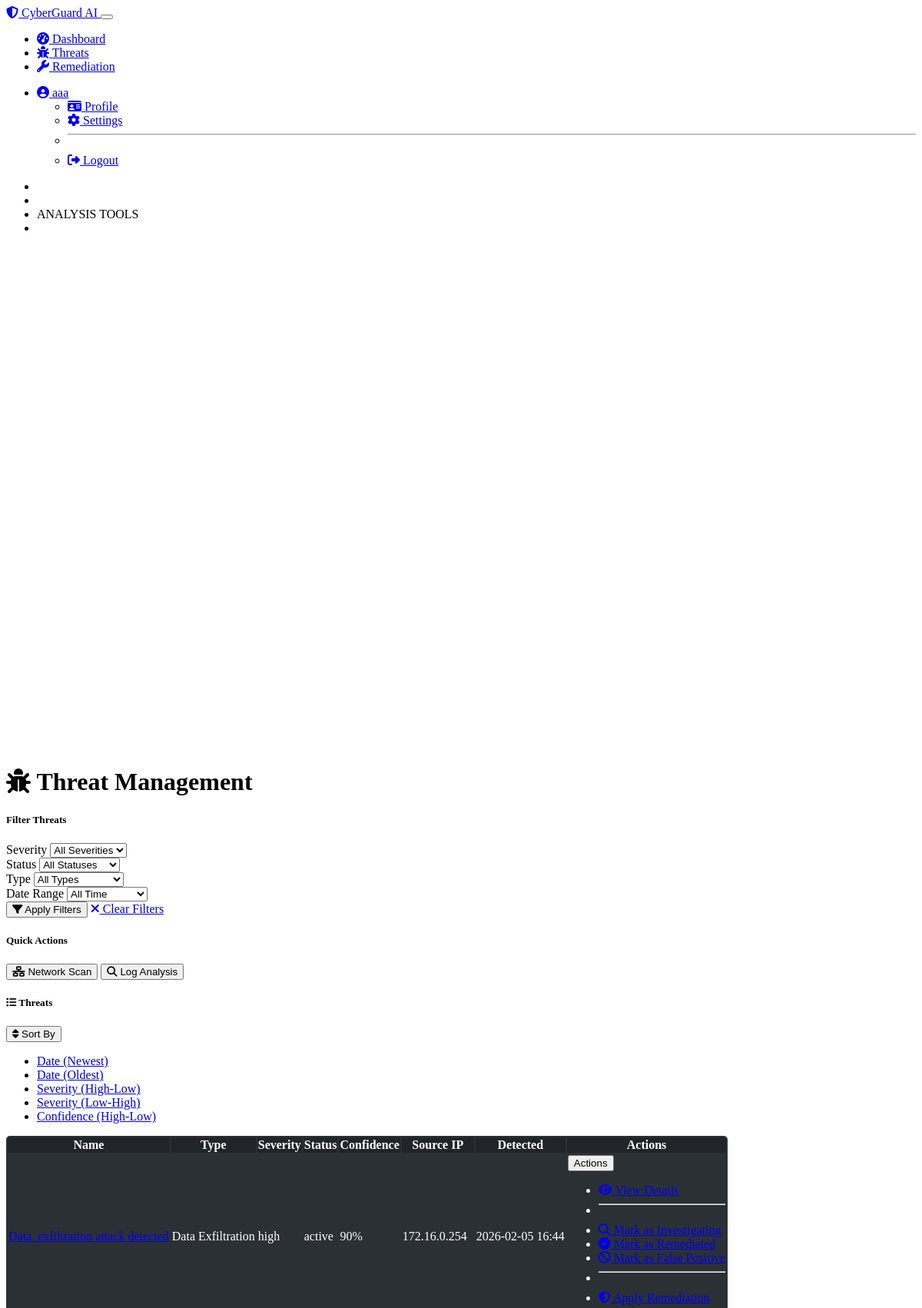
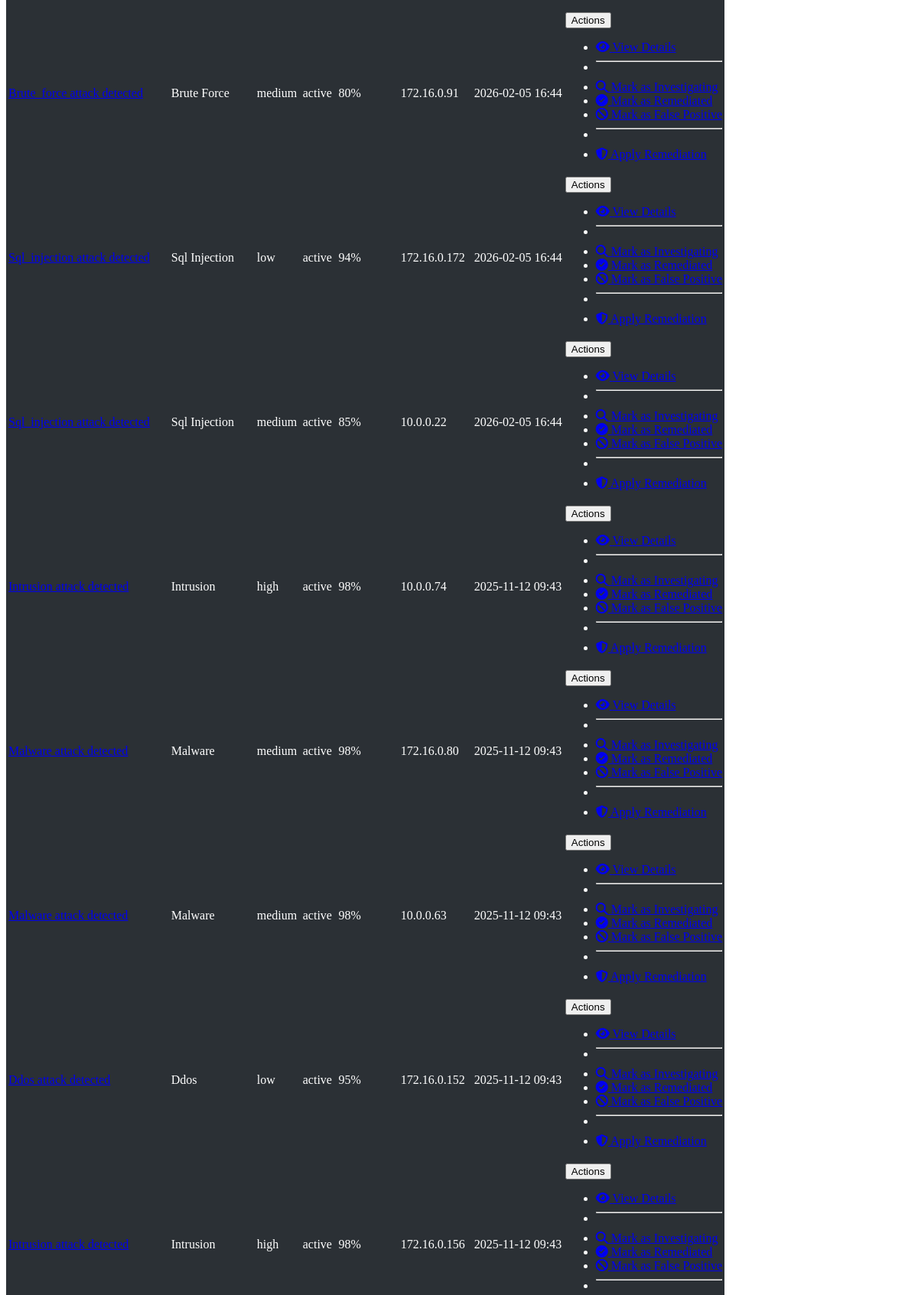
/threats?page=2 (signed in, upper part), run on the app's committed database (2 pictures, top to bottom).
### models.py (models this page shows, shortened)
class User(UserMixin, db.Model):
    id = db.Column(db.Integer, primary_key=True)
    username = db.Column(db.String(64), unique=True, nullable=False)
    email = db.Column(db.String(120), unique=True, nullable=False)
    password_hash = db.Column(db.String(256), nullable=False)
    first_name = db.Column(db.String(64))
    last_name = db.Column(db.String(64))
    role = db.Column(db.String(20), default='analyst')
    date_registered = db.Column(db.DateTime, default=datetime.utcnow)
    last_login = db.Column(db.DateTime)
    is_active = db.Column(db.Boolean, default=True)
    alerts = db.relationship('Alert', backref='user', lazy='dynamic')
    logs = db.relationship('Log', backref='user', lazy='dynamic')
    remediations = db.relationship('RemediationAction', backref='performed_by', lazy='dynamic')

class Threat(db.Model):
    id = db.Column(db.Integer, primary_key=True)
    name = db.Column(db.String(100), nullable=False)
    description = db.Column(db.Text)
    threat_type = db.Column(db.String(50), nullable=False)
    severity = db.Column(db.String(20), nullable=False)
    confidence = db.Column(db.Float, default=0.0)
    status = db.Column(db.String(20), default='active')
    source_ip = db.Column(db.String(50))
    destination_ip = db.Column(db.String(50))
    port = db.Column(db.Integer)
    protocol = db.Column(db.String(20))
    date_detected = db.Column(db.DateTime, default=datetime.utcnow)
    date_updated = db.Column(db.DateTime, default=datetime.utcnow, onupdate=datetime.utcnow)
    attack_vector = db.Column(db.String(100))
    indicators = db.Column(db.Text)  # JSON serialized indicators
    alerts = db.relationship('Alert', backref='threat', lazy='dynamic')
    remediation_actions = db.relationship('RemediationAction', backref='threat', lazy='dynamic')

### app.py (the view)
@app.route('/threats')
def threats():
    if not current_user.is_authenticated:
        return redirect(url_for('auth.login'))
    page = request.args.get('page', 1, type=int)
    threats = models.Threat.query.order_by(models.Threat.date_detected.desc())\
        .paginate(page=page, per_page=10)
    return render_template('threats.html', threats=threats, title='Threat Management')

### templates/threats.html (shortened to what this page needs)
{% extends "layout.html" %}
{% block content %}
<h1 class="mb-4"><i class="fas fa-bug"></i> Threat Management</h1>
<div class="row mb-4">
    <div class="col-md-8">
        <div class="card bg-dark">
            <div class="card-body">
                <h5 class="card-title mb-3">Filter Threats</h5>
                <form method="GET" class="row g-3">
                    <div class="col-md-3">
                        <label for="severityFilter" class="form-label">Severity</label>
                        <select class="form-select" id="severityFilter" name="severity">
                            <option value="">All Severities</option>
                        </select>
                    </div>
                    <div class="col-md-3">
                        <label for="statusFilter" class="form-label">Status</label>
                        <select class="form-select" id="statusFilter" name="status">
                            <option value="">All Statuses</option>
                        </select>
                    </div>
                    <div class="col-md-3">
                        <label for="typeFilter" class="form-label">Type</label>
                        <select class="form-select" id="typeFilter" name="type">
                            <option value="">All Types</option>
                        </select>
                    </div>
                    <div class="col-md-3">
                        <label for="dateFilter" class="form-label">Date Range</label>
                        <select class="form-select" id="dateFilter" name="date_range">
                            <option value="">All Time</option>
                        </select>
                    </div>
                    <div class="col-12">
                        <button type="submit" class="btn btn-primary">
                            <i class="fas fa-filter"></i> Apply Filters
                        </button>
                        <a href="{{ url_for('threats') }}" class="btn btn-outline-secondary">
                            <i class="fas fa-times"></i> Clear Filters
                        </a>
                    </div>
                </form>
            </div>
        </div>
    </div>
    <div class="col-md-4">
        <div class="card bg-dark h-100">
            <div class="card-body">
                <h5 class="card-title mb-3">Quick Actions</h5>
                <div class="d-grid gap-2">
                    <button class="btn btn-primary" data-bs-toggle="modal" data-bs-target="#networkScanModal">
                        <i class="fas fa-network-wired"></i> Network Scan
                    </button>
                    <button class="btn btn-outline-primary" data-bs-toggle="modal" data-bs-target="#logAnalysisModal">
                        <i class="fas fa-search"></i> Log Analysis
                    </button>
                </div>
            </div>
        </div>
    </div>
</div>
<div class="card bg-dark mb-4">
    <div class="card-header d-flex justify-content-between align-items-center">
        <h5 class="card-title mb-0"><i class="fas fa-list"></i> Threats</h5>
        <div class="btn-group">
            <button type="button" class="btn btn-sm btn-outline-secondary dropdown-toggle" data-bs-toggle="dropdown" aria-expanded="false">
                <i class="fas fa-sort"></i> Sort By
            </button>
            <ul class="dropdown-menu dropdown-menu-end">
                <li><a class="dropdown-item" href="{{ url_for('threats', sort='date', order='desc') }}">Date (Newest)</a></li>
                <li><a class="dropdown-item" href="{{ url_for('threats', sort='date', order='asc') }}">Date (Oldest)</a></li>
                <li><a class="dropdown-item" href="{{ url_for('threats', sort='severity', order='desc') }}">Severity (High-Low)</a></li>
                <li><a class="dropdown-item" href="{{ url_for('threats', sort='severity', order='asc') }}">Severity (Low-High)</a></li>
                <li><a class="dropdown-item" href="{{ url_for('threats', sort='confidence', order='desc') }}">Confidence (High-Low)</a></li>
            </ul>
        </div>
    </div>
    <div class="card-body p-0">
        <div class="table-responsive">
            <table class="table table-dark-themed table-hover table-striped mb-0">
                <thead>
                    <tr>
                        <th>Name</th>
                        <th>Type</th>
                        <th>Severity</th>
                        <th>Status</th>
                        <th>Confidence</th>
                        <th>Source IP</th>
                        <th>Detected</th>
                        <th class="text-end">Actions</th>
                    </tr>
                </thead>
                <tbody>
                    {% for threat in threats.items %}
                    <tr id="threat-{{ threat.id }}" class="threat-row">
                        <td>
                            <a href="{{ url_for('threat.threat_details', threat_id=threat.id) }}" class="text-decoration-none">
                                {{ threat.name }}
                            </a>
                        </td>
                        <td>{{ threat.threat_type|replace('_', ' ')|title }}</td>
                        <td>
                            <span class="badge {{ 'bg-danger' if threat.severity == 'critical' else 'bg-warning text-dark' if threat.severity == 'high' else 'bg-info text-dark' if threat.severity == 'medium' else 'bg-success' }}">
                                {{ threat.severity }}
                            </span>
                        </td>
                        <td>
                            <span class="status-badge badge {{ 'bg-danger' if threat.status == 'active' else 'bg-warning text-dark' if threat.status == 'investigating' else 'bg-success' if threat.status == 'remediated' else 'bg-info text-dark' }}">
                                {{ threat.status }}
                            </span>
                        </td>
                        <td>{{ (threat.confidence * 100)|int }}%</td>
                        <td>{{ threat.source_ip }}</td>
                        <td>{{ threat.date_detected.strftime('%Y-%m-%d %H:%M') }}</td>
                        <td class="text-end">
                            <div class="btn-group">
                                <button type="button" class="btn btn-sm btn-outline-primary dropdown-toggle" data-bs-toggle="dropdown" aria-expanded="false">
                                    Actions
                                </button>
                                <ul class="dropdown-menu dropdown-menu-end">
                                    <li><a class="dropdown-item" href="{{ url_for('threat.threat_details', threat_id=threat.id) }}">
                                        <i class="fas fa-eye"></i> View Details
                                    </a></li>
                                    <li><hr class="dropdown-divider"></li>
                                    {% if threat.status != 'investigating' %}
                                    <li><a class="dropdown-item threat-status-btn" href="#" data-threat-id="{{ threat.id }}" data-status="investigating">
                                        <i class="fas fa-search"></i> Mark as Investigating
                                    </a></li>
                                    {% endif %}
                                    {% if threat.status != 'remediated' %}
                                    <li><a class="dropdown-item threat-status-btn" href="#" data-threat-id="{{ threat.id }}" data-status="remediated">
                                        <i class="fas fa-check-circle"></i> Mark as Remediated
                                    </a></li>
                                    {% endif %}
                                    {% if threat.status != 'false_positive' %}
                                    <li><a class="dropdown-item threat-status-btn" href="#" data-threat-id="{{ threat.id }}" data-status="false_positive">
                                        <i class="fas fa-ban"></i> Mark as False Positive
                                    </a></li>
                                    {% endif %}
                                    <li><hr class="dropdown-divider"></li>
                                    <li><a class="dropdown-item remediation-action-btn" href="#" data-threat-id="{{ threat.id }}" data-action-type="block_ip">
                                        <i class="fas fa-shield-alt"></i> Apply Remediation
                                    </a></li>
                                </ul>
                            </div>
                        </td>
                    </tr>
                    {% else %}
                    <tr>
                        <td colspan="8" class="text-center">No threats found matching the current filters</td>
                    </tr>
                    {% endfor %}
                </tbody>
            </table>
        </div>
    </div>
</div>
{% endblock %}

### templates/layout.html (shortened to what this page needs)
<!DOCTYPE html>
<html lang="en" data-bs-theme="dark">
<head>
    <link rel="stylesheet" href="https://cdn.replit.com/agent/bootstrap-agent-dark-theme.min.css">
    <link rel="stylesheet" href="https://cdnjs.cloudflare.com/ajax/libs/font-awesome/6.3.0/css/all.min.css">
    <link rel="stylesheet" href="{{ url_for('static', filename='css/custom.css') }}">
</head>
<body>
    <nav class="navbar navbar-expand-lg navbar-dark bg-dark">
        <div class="container-fluid">
            <a class="navbar-brand" href="{{ url_for('dashboard') }}">
                <i class="fas fa-shield-alt text-primary"></i>
                <span>CyberGuard AI</span>
            </a>
            <button class="navbar-toggler" type="button" data-bs-toggle="collapse" data-bs-target="#navbarNav" aria-controls="navbarNav" aria-expanded="false" aria-label="Toggle navigation">
            </button>
            <div class="collapse navbar-collapse" id="navbarNav">
                <ul class="navbar-nav me-auto">
                    {% if current_user.is_authenticated %}
                    <li class="nav-item">
                        <a class="nav-link {% if request.path == '/dashboard' %}active{% endif %}" href="{{ url_for('dashboard') }}">
                            <i class="fas fa-tachometer-alt"></i> Dashboard
                        </a>
                    </li>
                    <li class="nav-item">
                        <a class="nav-link {% if request.path == '/threats' %}active{% endif %}" href="{{ url_for('threats') }}">
                            <i class="fas fa-bug"></i> Threats
                        </a>
                    </li>
                    <li class="nav-item">
                        <a class="nav-link {% if request.path == '/remediation' %}active{% endif %}" href="{{ url_for('remediation.remediation_dashboard') }}">
                            <i class="fas fa-wrench"></i> Remediation
                        </a>
                    </li>
                    {% endif %}
                </ul>
                <ul class="navbar-nav">
                    {% if current_user.is_authenticated %}
                    <li class="nav-item dropdown">
                        <a class="nav-link dropdown-toggle" href="#" id="userDropdown" role="button" data-bs-toggle="dropdown" aria-expanded="false">
                            <i class="fas fa-user-circle"></i> {{ current_user.username }}
                        </a>
                        <ul class="dropdown-menu dropdown-menu-end" aria-labelledby="userDropdown">
                            <li><a class="dropdown-item" href="{{ url_for('profile') }}"><i class="fas fa-id-card"></i> Profile</a></li>
                            <li><a class="dropdown-item" href="{{ url_for('settings') }}"><i class="fas fa-cog"></i> Settings</a></li>
                            <li><hr class="dropdown-divider"></li>
                            <li><a class="dropdown-item" href="{{ url_for('auth.logout') }}"><i class="fas fa-sign-out-alt"></i> Logout</a></li>
                        </ul>
                    </li>
                    {% endif %}
                </ul>
            </div>
        </div>
    </nav>
    <div class="container-fluid mt-3">
        <div class="row">
            {% if current_user.is_authenticated and request.path != '/login' and request.path != '/register' %}
            <div class="col-md-2 d-none d-md-block bg-dark sidebar">
                <div class="position-sticky pt-3">
                    <ul class="nav flex-column">
                        <li class="nav-item">
                            <a class="nav-link {% if request.path == '/dashboard' %}active{% endif %}" href="{{ url_for('dashboard') }}">
                                <i class="fas fa-tachometer-alt"></i> Dashboard
                            </a>
                        </li>
                        <li class="nav-item">
                            <a class="nav-link {% if request.path == '/threats' %}active{% endif %}" href="{{ url_for('threats') }}">
                                <i class="fas fa-bug"></i> Threat Management
                            </a>
                        </li>
                        <li class="nav-header mt-3 text-muted ps-3 small">ANALYSIS TOOLS</li>
                        <li class="nav-item">
                            <a class="nav-link" href="#" data-bs-toggle="modal" data-bs-target="#networkScanModal">
                                <i class="fas fa-network-wired"></i> Network Scan
                            </a>
                        </li>
                    </ul>
                </div>
            </div>
            <div class="col-md-10 ms-sm-auto px-md-4">
            {% else %}
            <div class="col-12">
            {% endif %}
                {% block content %}{% endblock %}
            </div>
        </div>
    </div>
</body>
</html>

### data on the page
User: username "aaa"
Threat: name "Data_exfiltration attack detected", threat_type "Data Exfiltration", severity "high", status "active", (threat.confidence*100)|int "90", source_ip "172.16.0.254", date_detected "2026-02-05 16:44"
Threat: name "Brute_force attack detected", threat_type "Brute Force", severity "medium", status "active", (threat.confidence*100)|int "80", source_ip "172.16.0.91", date_detected "2026-02-05 16:44"
Threat: name "Sql_injection attack detected", threat_type "Sql Injection", severity "low", status "active", (threat.confidence*100)|int "94", source_ip "172.16.0.172", date_detected "2026-02-05 16:44"
Threat: name "Sql_injection attack detected", threat_type "Sql Injection", severity "medium", status "active", (threat.confidence*100)|int "85", source_ip "10.0.0.22", date_detected "2026-02-05 16:44"
Threat: name "Intrusion attack detected", threat_type "Intrusion", severity "high", status "active", (threat.confidence*100)|int "98", source_ip "10.0.0.74", date_detected "2025-11-12 09:43"
Threat: name "Malware attack detected", threat_type "Malware", severity "medium", status "active", (threat.confidence*100)|int "98", source_ip "172.16.0.80", date_detected "2025-11-12 09:43"
Threat: name "Malware attack detected", threat_type "Malware", severity "medium", status "active", (threat.confidence*100)|int "98", source_ip "10.0.0.63", date_detected "2025-11-12 09:43"
Threat: name "Ddos attack detected", threat_type "Ddos", severity "low", status "active", (threat.confidence*100)|int "95", source_ip "172.16.0.152", date_detected "2025-11-12 09:43"
Threat: name "Intrusion attack detected", threat_type "Intrusion", severity "high", status "active", (threat.confidence*100)|int "98", source_ip "172.16.0.156", date_detected "2025-11-12 09:43"
